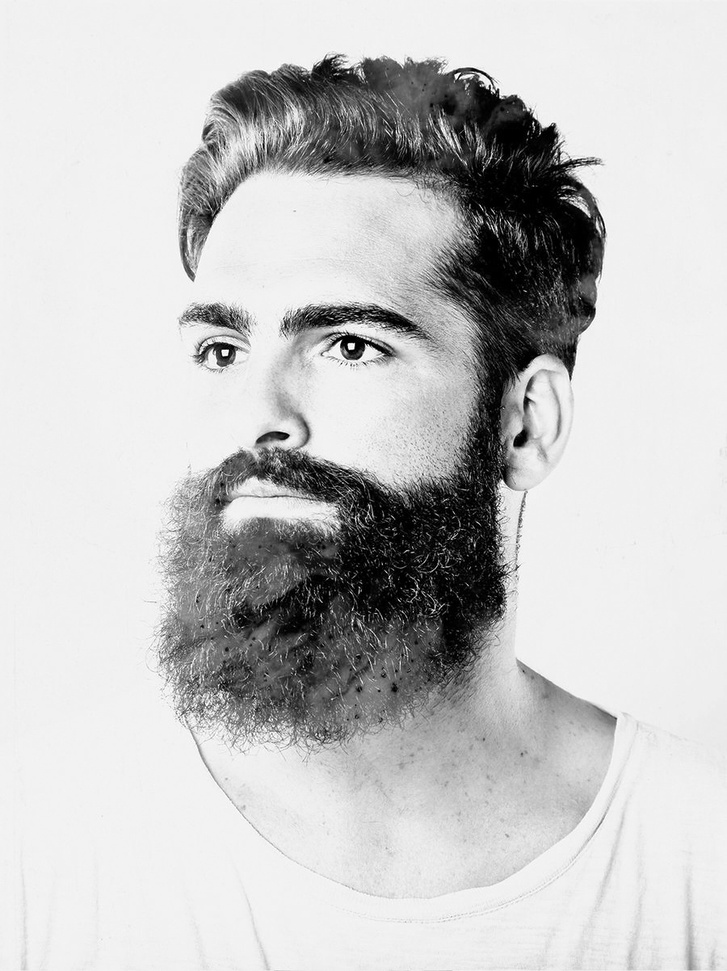
#> input picture assignment26/pic2.jpg, 727 x 971 px, shrunk from 900 x 1202 before the run
$ python 6.py
#> lines starting #> are read from the running program, lines starting #| are printed output that depends on the picture; after the words box and inside, x2 and y2 are one past the last pixel; in counts of white or black regions, pixels touching at a corner belong together
import cv2
img=cv2.imread("pic2.jpg")
#> img is the input picture: shape (971, 727, 3); min 0, max 255, mean 197.3

for i in range (img.shape[0]):
    for j in range (img.shape[1]):
        if 150-i==j:
            img[j,i:i+50]=0
            img[i:i+50,j]=0
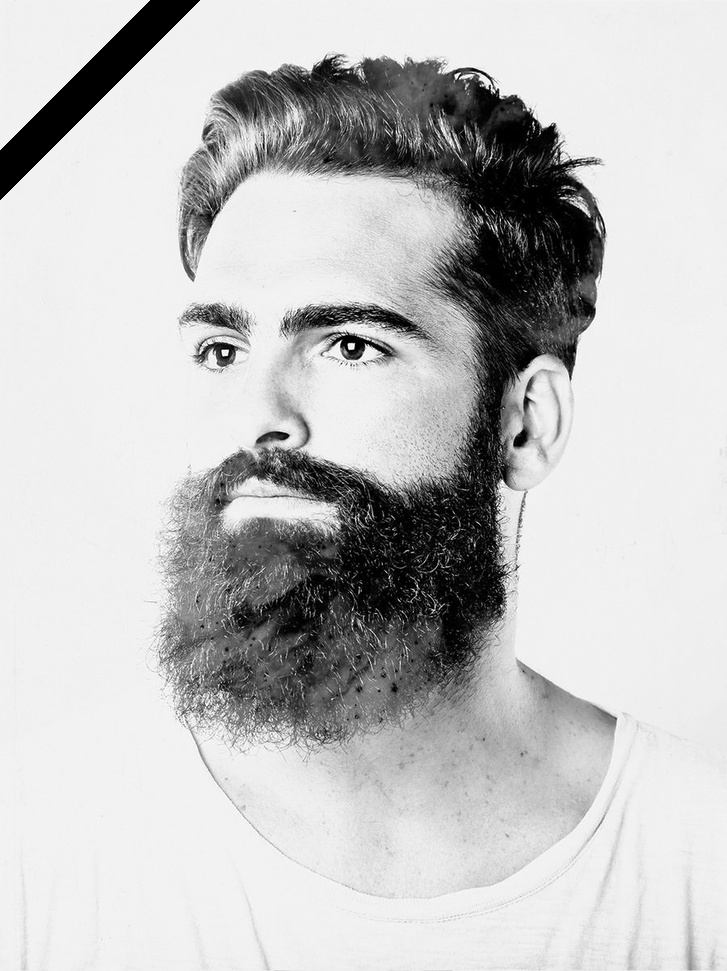
#> img: shape (971, 727, 3); 1.24% of pixels changed, all inside (x1, y1, x2, y2) = (0, 0, 200, 200)

cv2.imshow("",img)
cv2.imwrite("pic6.jpg",img)
cv2.waitKey()

$ run again, with assignment26/3.jpg copied over assignment26/pic2.jpg
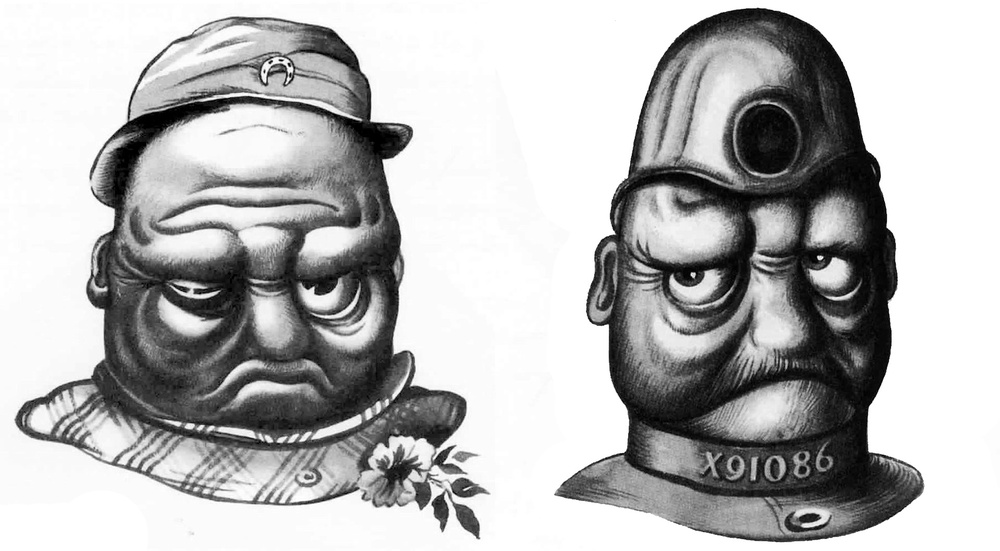
#> input picture assignment26/3.jpg, 1000 x 551 px, shrunk from 1920 x 1057 before the run
#> img is the input picture: shape (551, 1000, 3); min 0, max 255, mean 182.5
#> after the loop `for i in range (img.shape[0]):`:
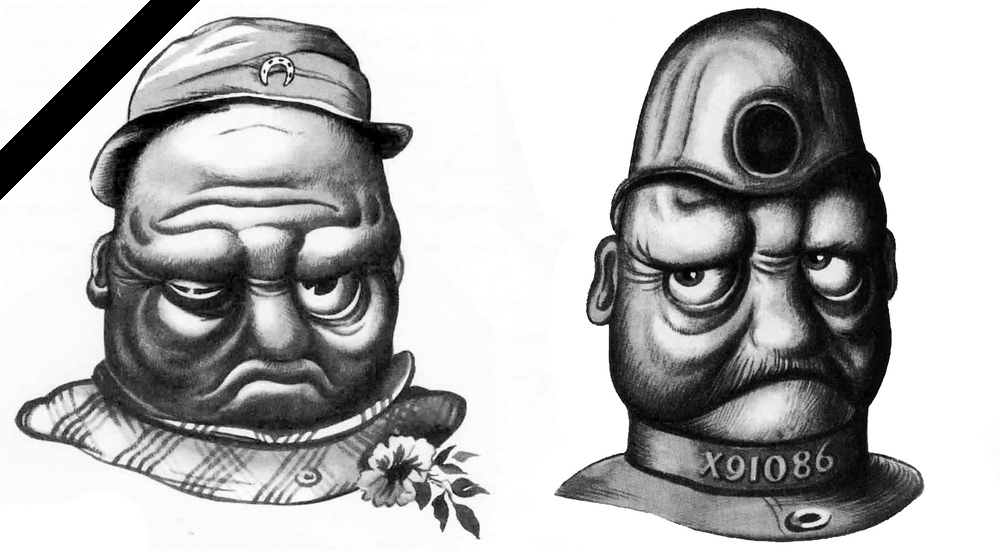
#> img: shape (551, 1000, 3); 1.59% of pixels changed, all inside (x1, y1, x2, y2) = (0, 0, 200, 200)
